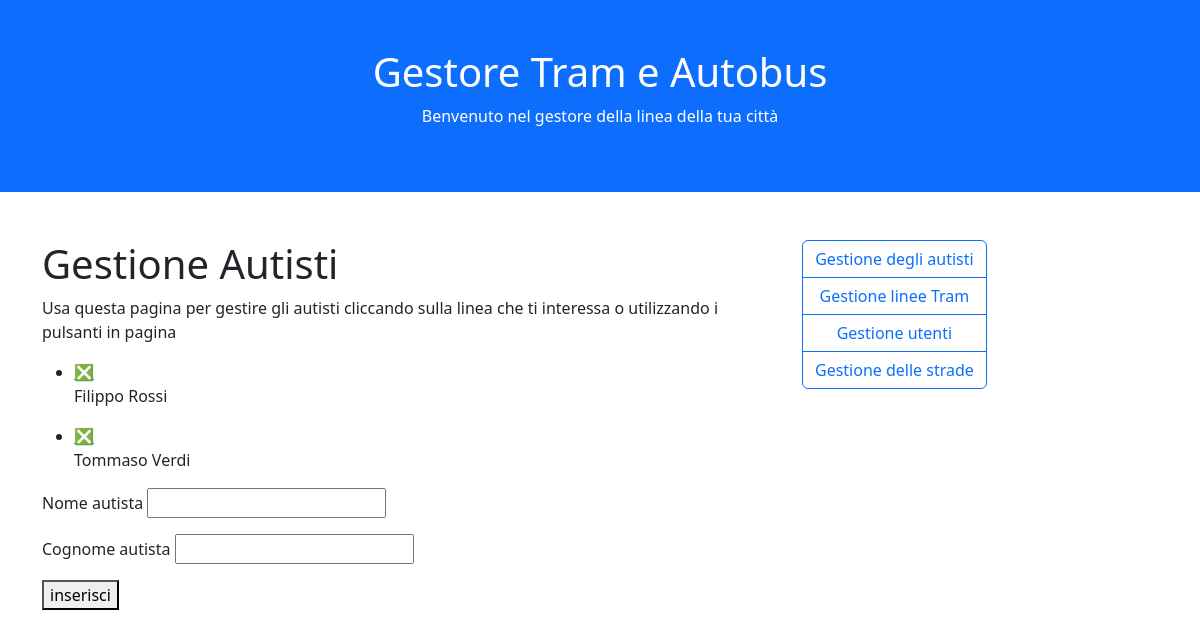
The page /Tram/autisti.php on the database its author committed.
### tables this page shows
CREATE TABLE autisti (
    idautista integer primary key autoincrement,
    nome text,
    cognome text
);

### Tram/autisti.php (the view, shortened to what this page needs)
<?php include("parti/head.php"); ?>
	<h1>Gestione Autisti</h1>
	<p>Usa questa pagina per gestire gli autisti
		cliccando sulla linea che ti interessa o utilizzando
		i pulsanti in pagina</p>
	<?php
		$dbcon = new SQLite3("dati/tram.sqlite");
			$dati = $dbcon->query("SELECT *
									FROM autisti");
			echo "<ul>";
				while($riga = $dati->fetchArray()){
					echo "<li>";
						echo "<a href='?del=".$riga["idautista"]."'>&#10062;</a>";
						echo "<p>";
							echo $riga["nome"]." ".$riga["cognome"];
						echo "</p>";
					echo "</li>";
				}
			echo "</ul>";
	?>
	<form method="post">
		<p>
			<label for="nome">Nome autista</label>
			<input id="nome" name="nome" />
		</p>
		<p>
			<label for="cgnome">Cognome autista</label>
			<input id="cognome" name="cognome" />
		</p>
		<button>inserisci</button>
	</form>
<?php include("parti/foot.php"); ?>

### rows shown on the page
autisti: nome "Filippo", cognome "Rossi"
autisti: nome "Tommaso", cognome "Verdi"

### other values the page prints
$label "Gestione degli autisti"
$label "Gestione linee Tram"
$label "Gestione utenti"
$label "Gestione delle strade"
